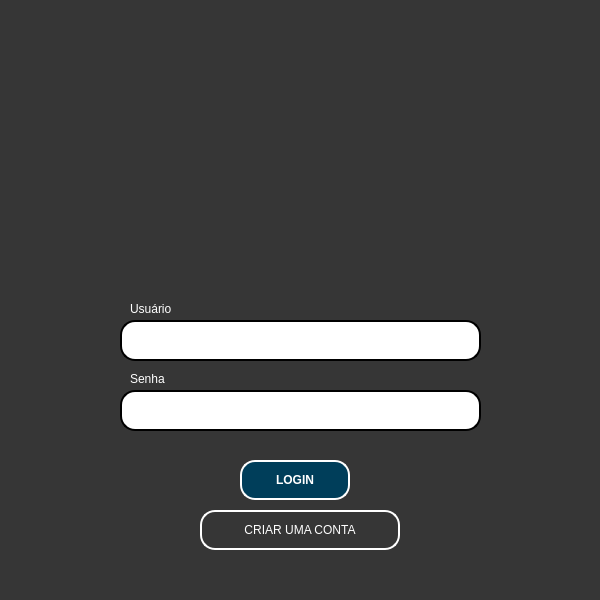
<?xml version="1.0" encoding="UTF-8"?>
<ui version="4.0">
 <class>CriptoBot</class>
 <widget class="QMainWindow" name="CriptoBot">
  <property name="enabled">
   <bool>true</bool>
  </property>
  <property name="geometry">
   <rect>
    <x>0</x>
    <y>0</y>
    <width>600</width>
    <height>600</height>
   </rect>
  </property>
  <property name="minimumSize">
   <size>
    <width>600</width>
    <height>600</height>
   </size>
  </property>
  <property name="maximumSize">
   <size>
    <width>600</width>
    <height>600</height>
   </size>
  </property>
  <property name="windowTitle">
   <string>MainWindow</string>
  </property>
  <property name="styleSheet">
   <string notr="true">background-color: rgb(54, 54, 54);


</string>
  </property>
  <widget class="QWidget" name="centralwidget">
   <widget class="QPushButton" name="login">
    <property name="geometry">
     <rect>
      <x>240</x>
      <y>460</y>
      <width>110</width>
      <height>40</height>
     </rect>
    </property>
    <property name="font">
     <font>
      <weight>75</weight>
      <italic>false</italic>
      <bold>true</bold>
     </font>
    </property>
    <property name="cursor">
     <cursorShape>PointingHandCursor</cursorShape>
    </property>
    <property name="mouseTracking">
     <bool>true</bool>
    </property>
    <property name="styleSheet">
     <string notr="true">color: rgb(255, 255, 255);
background-color: rgb(0, 62, 90);
alternate-background-color: rgb(0, 62, 90);
border-style: outset;
border-width: 2px;
border-radius: 15px;
</string>
    </property>
    <property name="text">
     <string>LOGIN</string>
    </property>
   </widget>
   <widget class="QPushButton" name="cadastrar">
    <property name="geometry">
     <rect>
      <x>200</x>
      <y>510</y>
      <width>200</width>
      <height>40</height>
     </rect>
    </property>
    <property name="font">
     <font>
      <weight>50</weight>
      <italic>false</italic>
      <bold>false</bold>
     </font>
    </property>
    <property name="cursor">
     <cursorShape>PointingHandCursor</cursorShape>
    </property>
    <property name="mouseTracking">
     <bool>false</bool>
    </property>
    <property name="styleSheet">
     <string notr="true">color: rgb(255, 255, 255);
alternate-background-color: rgb(0, 62, 90);
border-style: outset;
border-width: 2px;
border-radius: 15px;
</string>
    </property>
    <property name="text">
     <string>CRIAR UMA CONTA</string>
    </property>
   </widget>
   <widget class="QLineEdit" name="usuario">
    <property name="geometry">
     <rect>
      <x>120</x>
      <y>320</y>
      <width>361</width>
      <height>41</height>
     </rect>
    </property>
    <property name="cursor">
     <cursorShape>UpArrowCursor</cursorShape>
    </property>
    <property name="styleSheet">
     <string notr="true">background-color: rgb(255, 255, 255);
border-radius:   15px;
border-style: outset;
border-width: 2px;</string>
    </property>
   </widget>
   <widget class="QLineEdit" name="senha">
    <property name="geometry">
     <rect>
      <x>120</x>
      <y>390</y>
      <width>361</width>
      <height>41</height>
     </rect>
    </property>
    <property name="styleSheet">
     <string notr="true">background-color: rgb(255, 255, 255);
border-radius:   15px;
border-style: outset;
border-width: 2px;</string>
    </property>
   </widget>
   <widget class="QLabel" name="label">
    <property name="geometry">
     <rect>
      <x>200</x>
      <y>10</y>
      <width>201</width>
      <height>331</height>
     </rect>
    </property>
    <property name="maximumSize">
     <size>
      <width>600</width>
      <height>600</height>
     </size>
    </property>
    <property name="text">
     <string/>
    </property>
    <property name="pixmap">
     <pixmap>../../Área de Trabalho/tela_login/CriptoBot.png</pixmap>
    </property>
    <property name="scaledContents">
     <bool>false</bool>
    </property>
   </widget>
   <widget class="QLabel" name="erro">
    <property name="geometry">
     <rect>
      <x>120</x>
      <y>440</y>
      <width>361</width>
      <height>20</height>
     </rect>
    </property>
    <property name="styleSheet">
     <string notr="true">color: rgb(237, 212, 0);</string>
    </property>
    <property name="text">
     <string/>
    </property>
    <property name="alignment">
     <set>Qt::AlignCenter</set>
    </property>
   </widget>
   <widget class="QLabel" name="label_2">
    <property name="geometry">
     <rect>
      <x>130</x>
      <y>300</y>
      <width>61</width>
      <height>17</height>
     </rect>
    </property>
    <property name="styleSheet">
     <string notr="true">color: rgb(255, 255, 255);</string>
    </property>
    <property name="text">
     <string>Usuário</string>
    </property>
    <property name="scaledContents">
     <bool>false</bool>
    </property>
   </widget>
   <widget class="QLabel" name="label_3">
    <property name="geometry">
     <rect>
      <x>130</x>
      <y>370</y>
      <width>67</width>
      <height>17</height>
     </rect>
    </property>
    <property name="styleSheet">
     <string notr="true">color: rgb(255, 255, 255);</string>
    </property>
    <property name="text">
     <string>Senha</string>
    </property>
   </widget>
   <zorder>label</zorder>
   <zorder>login</zorder>
   <zorder>cadastrar</zorder>
   <zorder>usuario</zorder>
   <zorder>senha</zorder>
   <zorder>erro</zorder>
   <zorder>label_2</zorder>
   <zorder>label_3</zorder>
  </widget>
  <widget class="QMenuBar" name="menubar">
   <property name="geometry">
    <rect>
     <x>0</x>
     <y>0</y>
     <width>600</width>
     <height>22</height>
    </rect>
   </property>
  </widget>
  <widget class="QStatusBar" name="statusbar"/>
 </widget>
 <resources>
  <include location="../../Área de Trabalho/Python - APP/imagens/teste.qrc"/>
 </resources>
 <connections/>
</ui>
